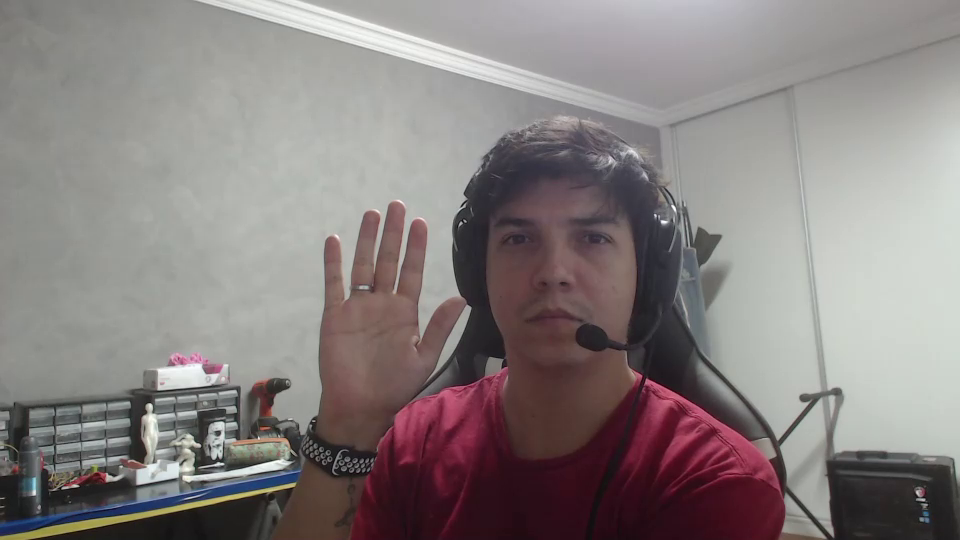
#> input picture testdct.png, 960 x 540 px
$ jupyter execute --allow-errors Image_Compression.ipynb
#> lines starting #> are read from the running program, lines starting #| are printed output that depends on the picture
### Compressao de Imagem padrao JPEG

[cell 1]
# %load compress.py
import cv2 as cv
import numpy as np
from matplotlib import pyplot as plt
from matplotlib.colors import Normalize
import matplotlib.cm as cm


class Compressor:
    tamanhoBloco = 8

    # [25 lines left out: functions __init__, comprimir, not called in this run]


class DCTizador:
    # [24 lines left out: functions __init__, aplicarDCT, aplicarIDCT, not called in this run]

class Quantizador:
    matrizQuantizacao = [
        [16, 11, 10, 16, 24, 40, 51, 61],
        [12, 12, 14, 19, 26, 58, 60, 55],
        [14, 13, 16, 24, 40, 57, 69, 56],
        [14, 17, 22, 29, 51, 87, 80, 62],
        [18, 22, 37, 56, 68, 109, 103, 77],
        [24, 35, 55, 64, 81, 104, 113, 92],
        [49, 61, 78, 87, 103, 121, 120, 101],
        [72, 92, 95, 98, 112, 100, 103, 99]
    ]

    # [36 lines left out: functions __init__, quantizarBloco, dequantizarBloco, quantizarImagem, dequantizarImagem, not called in this run]

class Utilidades:

    # [12 lines left out: functions getMADEntreImagens, salvarEmDisco, not called in this run]

#> (a cell that did not finish here is left out)

[cell 3]
B=8 #blocksize
pathToImage = 'testdct.png' #path da imagem /// PEDRO> É aqui que entra a imagem 'residual'
sourceImage = cv.imread(pathToImage, cv.IMREAD_GRAYSCALE)
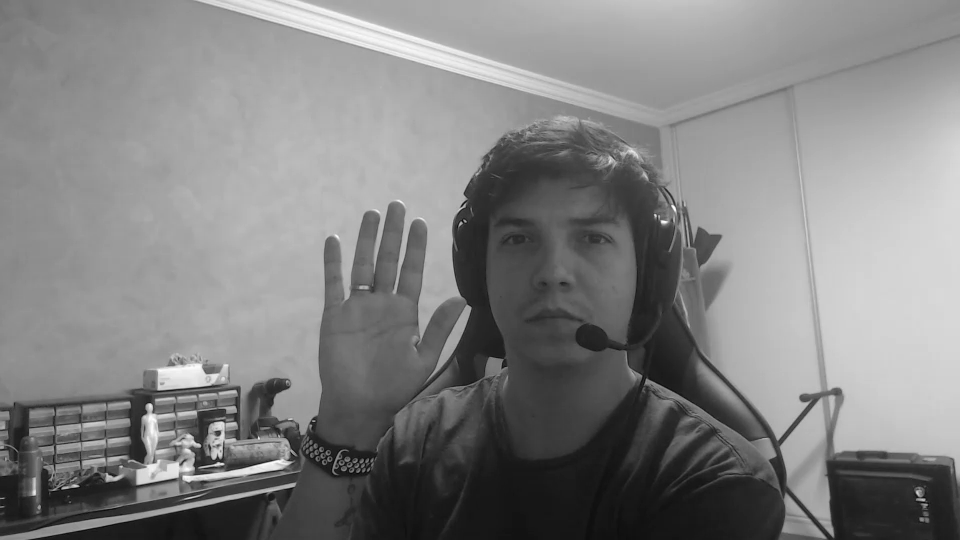
#> sourceImage: shape (540, 960); min 3, max 255, mean 130
h,w = (np.array(sourceImage.shape[:2])/8 * 8).astype(int) #cortando imagem para um multiplo de B (tamanho do bloco)
#> h = 540; w = 960
#h,w = int(h), int(w)
print(h)
#| 540
print(w)
#| 960
sourceImage = sourceImage[:h,:w]

[cell 4]
cv.imwrite('initial.jpeg', sourceImage) #gravando imagem original
#> Out = True

[cell 5]
#mostrando um p                                                                                                                                                                                                                 edaço da imagem para testar a leitura
plt.imshow(sourceImage[100:400, 400:700],cmap="gray")
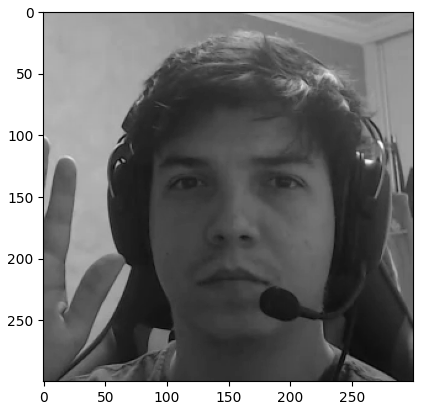
#> figure drawn by matplotlib, 1 panel

[cell 6]
blocksV = int(h/8) #definindo numero de blocos na vertical
#> blocksV = 67
blocksH = int(w/8) #definindo numero de blocos na horizontal
#> blocksH = 120

sourceVis = np.zeros((blocksV*B,blocksH*B)) #matriz "holder" de zeros para a visualizacao da imagem original
transformed = np.zeros((blocksV*B,blocksH*B)) #matriz "holder" de zeros para a imagem transformada

sourceVis[:blocksV*B,:blocksH*B] = sourceImage[:blocksV*B,:blocksH*B] #copia da imagem original com o tamanho correto
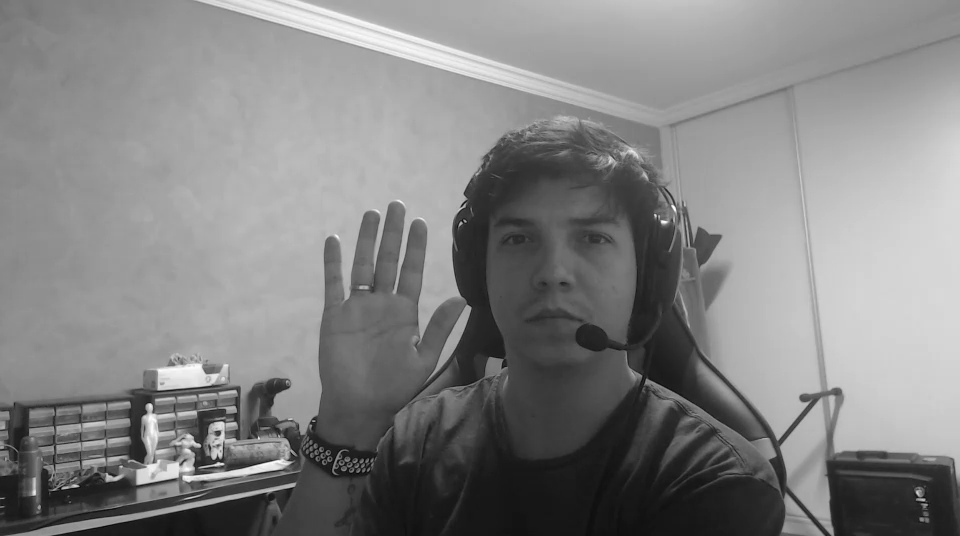
#> sourceVis: shape (536, 960) float64; min 3, max 255, mean 130.7

print(sourceVis.shape)
#| (536, 960)

#aplicacao da DCT em cada bloco de BxB da imagem
for row in range(blocksV):
        for col in range(blocksH):
                currentblock = cv.dct(sourceVis[row*B:(row+1)*B,col*B:(col+1)*B])
                transformed[row*B:(row+1)*B,col*B:(col+1)*B]=currentblock
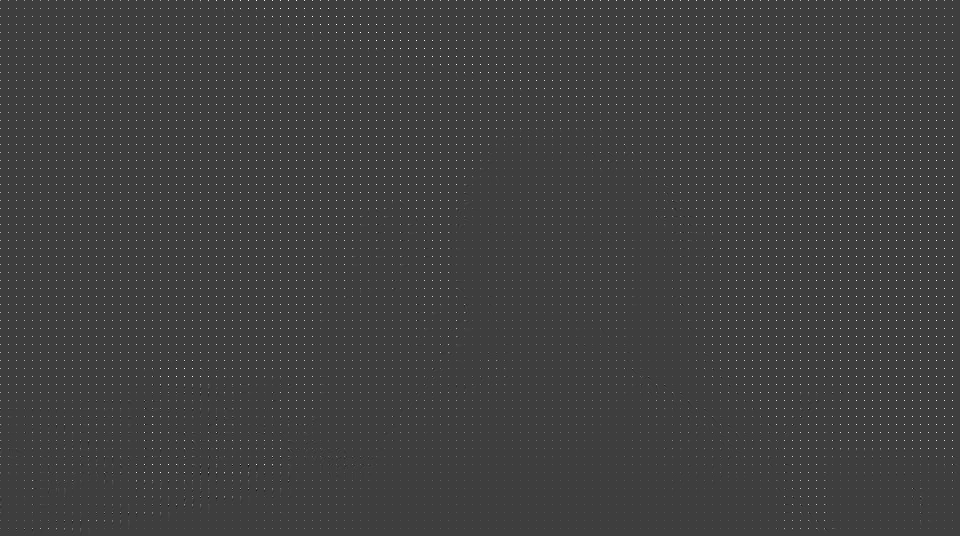
#> transformed: shape (536, 960) float64; min -624.1, max 1923.9, mean 16.4; drawn with min black and max white

[cell 7]
#mostrando um pedaço da imagem para testar a aplicacao da DCT /// PEDRO-> lembrando que isso não é um pedaço da imagem
plt.imshow(transformed[100:400, 400:700], cmap="gray")

[cell 8]
backTransformed = np.zeros((blocksV*B,blocksH*B)) #matriz "holder" de zeros para a guardar a inversa da DCT

#aplicando a inversa da DCT com o objetivo de ter a imagem original
for row in range(blocksV):
        for col in range(blocksH):
                currentblock = cv.idct(transformed[row*B:(row+1)*B,col*B:(col+1)*B])
                backTransformed[row*B:(row+1)*B,col*B:(col+1)*B]=currentblock

[cell 9]
#mostrando um pedaço da imagem para testar a aplicacao da inversa da DCT esperando a imagem original
plt.imshow(backTransformed[100:400, 400:700],cmap="gray")

[cell 10]
#mostrando a Mean Absolute Difference para checar se há divergencias entre a inversa e a original

diff = backTransformed - sourceVis
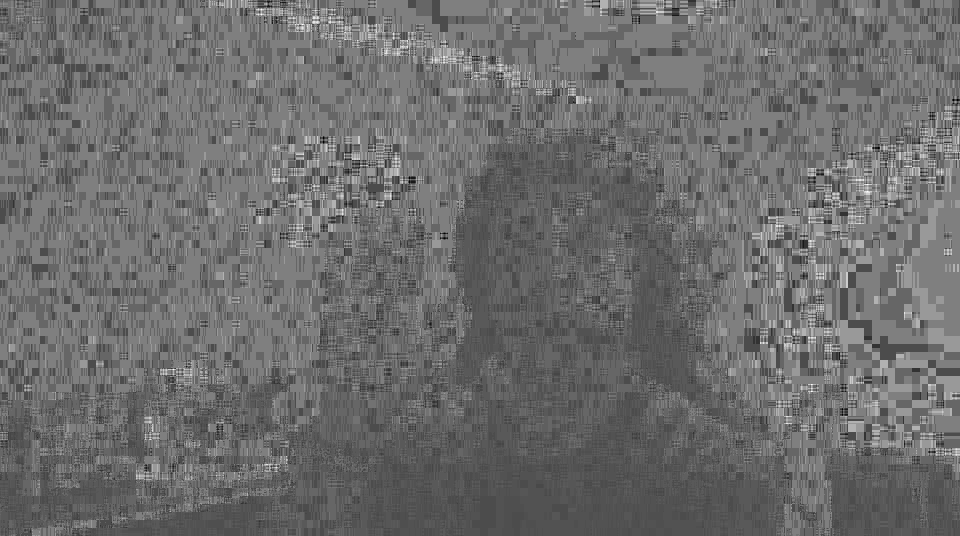
#> diff: shape (536, 960) float64; min -8.53e-14, max 1.99e-13, mean 3.65e-14; drawn with min black and max white
print(round(diff.max()))
#| 0
print(round(diff.min()))
#| 0

MAD = round(np.sum(np.abs(diff)) / float(blocksV*B*blocksH*B))
#> MAD = 0
print("Mean Absolute Difference: ",MAD)
#| Mean Absolute Difference:  0

plt.figure()
plt.imshow(backTransformed,cmap="gray")
plt.title("Backtransformed Image")
plt.show()

[cell 11]
#mostrando a diferença visual entre a inversa e a original que nesse caso deve ser nenhuma
plt.imshow(diff,cmap="gray", vmin=0, vmax=255)

## Aqui já terminamos a parte da DCT.
#### Abaixo tem a parte da quantização

[cell 12]
#definindo matriz de quantizacao seguindo o padrao JPEG com fator de compressao de 50%
qMatrix = [
    [16, 11, 10, 16, 24, 40, 51, 61],
    [12, 12, 14, 19, 26, 58, 60, 55],
    [14, 13, 16, 24, 40, 57, 69, 56],
    [14, 17, 22, 29, 51, 87, 80, 62],
    [18, 22, 37, 56, 68, 109, 103, 77],
    [24, 35, 55, 64, 81, 104, 113, 92],
    [49, 61, 78, 87, 103, 121, 120, 101],
    [72, 92, 95, 98, 112, 100, 103, 99]
]

[cell 13]
#funcao de quantizacao
def quantize(block):
    ## /// PEDRO-> Recebe o bloco da matriz com DCT aplicada
    for i in range(B):
        for j in range(B):
            block[i][j] = int(round(block[i][j] / qMatrix[i][j]))
    return block

[cell 14]
#funcao de dequantizacao
def dequantize(block):
    for i in range(B):
        for j in range(B):
            block[i][j] = int(round(block[i][j] * qMatrix[i][j]))
    return block

[cell 15]
quantized = np.zeros((blocksV*B,blocksH*B)) #matriz "holder" de zeros para a guardar a matriz transformada quantizada

#aplicando a quantizacao para cada bloco da imagem
#ONDE OCORRE O DATA LOSS
for row in range(blocksV):
        for col in range(blocksH):
                currentblock = quantize(transformed[row*B:(row+1)*B,col*B:(col+1)*B])
                quantized[row*B:(row+1)*B,col*B:(col+1)*B]=currentblock

[cell 16]
#mostrando a imagem quantizada e transformada /// PEDRO -> isso não é uma imagem
plt.imshow(quantized,cmap="gray")

[cell 17]
#matriz "holder" de zeros para a guardar a matriz transformada e dequantizada
dequantized = np.zeros((blocksV*B,blocksH*B))

#aplicando a dequantizacao para cada bloco da imagem
for row in range(blocksV):
        for col in range(blocksH):
                currentblock = dequantize(transformed[row*B:(row+1)*B,col*B:(col+1)*B])
                dequantized[row*B:(row+1)*B,col*B:(col+1)*B]=currentblock

[cell 18]
#mostrando a imagem dequantizada e transformada /// PEDRO-> isso não é uma imagem
plt.imshow(dequantized,cmap="gray")

[cell 19]
#matriz "holder" de zeros para a guardar a matriz destransformada e dequantizada
finalResult = np.zeros((blocksV*B,blocksH*B))

#aplicando a inversa da dct em cada bloco
for row in range(blocksV):
        for col in range(blocksH):
                currentblock = cv.idct(dequantized[row*B:(row+1)*B,col*B:(col+1)*B])
                finalResult[row*B:(row+1)*B,col*B:(col+1)*B]=currentblock

[cell 20]
#Calculando Mean Absolute Difference da imagem original com a final
diff1 = finalResult - sourceVis
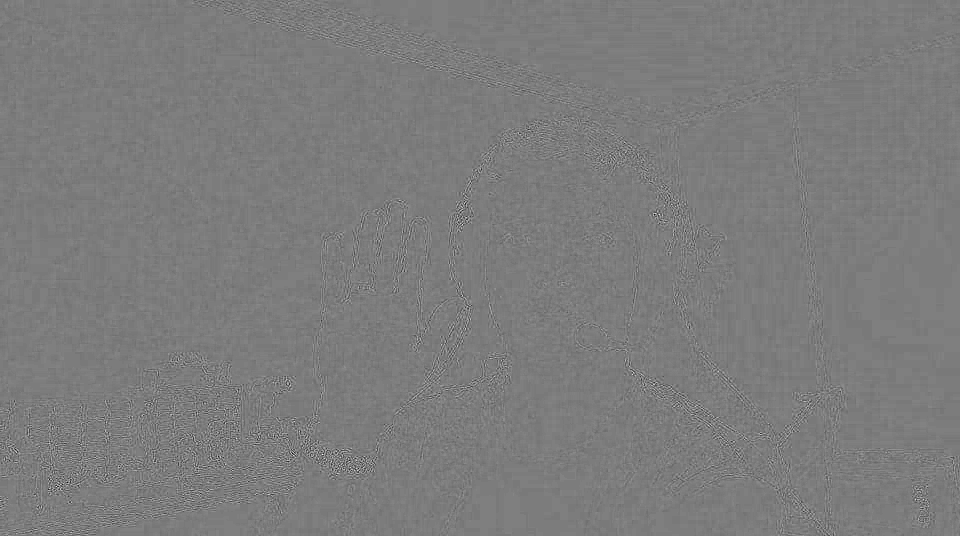
#> diff1: shape (536, 960) float64; min -41.59, max 43.61, mean 0; drawn with min black and max white
print(round(diff1.max()))
#| 44
print(round(diff1.min()))
#| -42

MAD = round(np.sum(np.abs(diff1)) / float(blocksV*B*blocksH*B))
#> MAD = 2
print("Mean Absolute Difference: ",MAD)
#| Mean Absolute Difference:  2

[cell 21]
#mostrando o resultado final da imagem
plt.imshow(finalResult,cmap="gray")

[cell 22]
#gravando resultado final
cv.imwrite('result.jpeg', finalResult)
#> Out = True

## Área de testes

[cell 23]
x = np.ndarray((8, 8))

[cell 24]
x

[cell 25]
cv.imwrite('initial.jpeg', x)

[cell 26]
plt.imshow(x,cmap="gray")
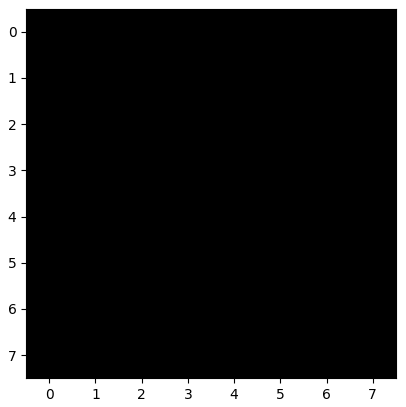
#> figure drawn by matplotlib, 1 panel

[cell 27]
from random import randint

[cell 28]
for i in range(8):
    for j in range(8):
        x[i,j] = randint(0,100)

[cell 29]
trans = cv.dct(x)
dcted = trans.copy()

[cell 30]
plt.imshow(trans,cmap="gray")
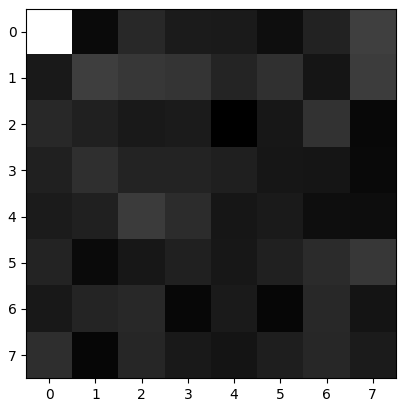
#> figure drawn by matplotlib, 1 panel

[cell 31]
reverse = cv.idct(trans)

[cell 32]
plt.imshow(reverse,cmap="gray")
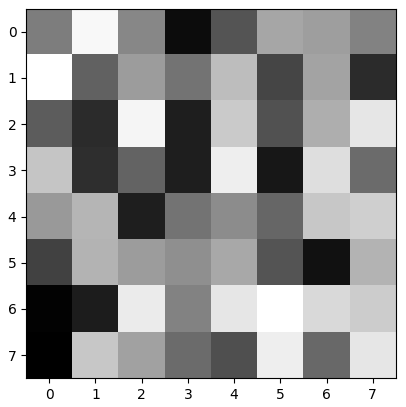
#> figure drawn by matplotlib, 1 panel

[cell 33]
plt.imshow(x - reverse, vmin=0, vmax=255,cmap="gray")

[cell 34]
QMatrix = [
    [16, 11, 10, 16, 24, 40, 51, 61],
    [12, 12, 14, 19, 26, 58, 60, 55],
    [14, 13, 16, 24, 40, 57, 69, 56],
    [14, 17, 22, 29, 51, 87, 80, 62],
    [18, 22, 37, 56, 68, 109, 103, 77],
    [24, 35, 55, 64, 81, 104, 113, 92],
    [49, 61, 78, 87, 103, 121, 120, 101],
    [72, 92, 95, 98, 112, 100, 103, 99],
]

[cell 35]
QMatrix

[cell 36]
for i in range(8):
    for j in range(8):
        dcted[i][j] = int(round(dcted[i][j] / QMatrix[i][j]))

[cell 37]
plt.imshow(cv.idct(dcted), cmap="gray")
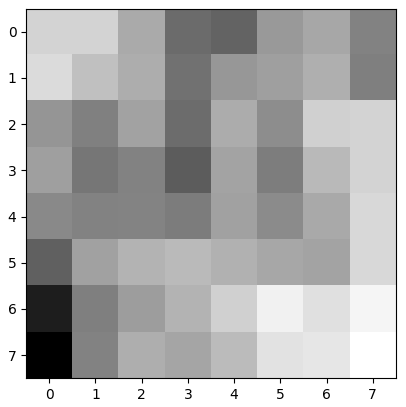
#> figure drawn by matplotlib, 1 panel
